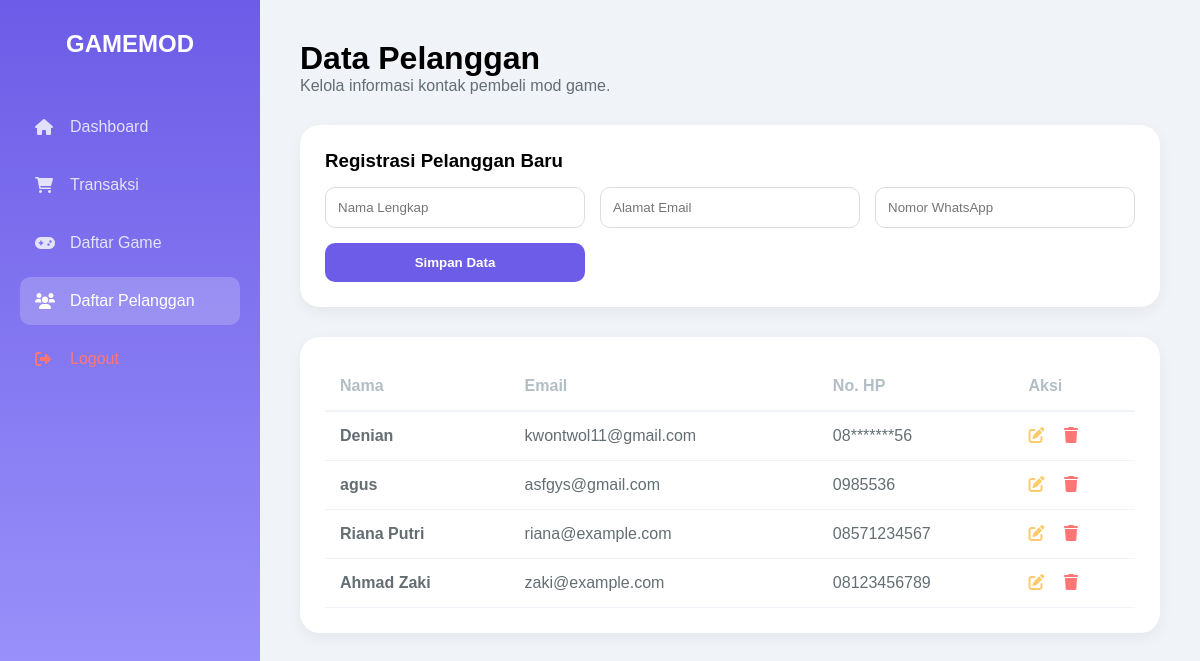
The app's page /pelanggan.php (signed in) with its own data.
### tables this page shows
CREATE TABLE `customers` (
  `id` int(11) NOT NULL,
  `nama_pelanggan` varchar(100) NOT NULL,
  `email` varchar(100) DEFAULT NULL,
  `nomor_hp` varchar(20) DEFAULT NULL,
  `total_order` int(11) DEFAULT '0',
  `join_date` timestamp NOT NULL DEFAULT CURRENT_TIMESTAMP
);

### pelanggan.php (the view, shortened to what this page needs)
<?php
include 'config.php';
$result = mysqli_query($conn, "SELECT * FROM customers ORDER BY id DESC");
?>
<!DOCTYPE html>
<html lang="id">
<head>
    <link rel="stylesheet" href="https://cdnjs.cloudflare.com/ajax/libs/font-awesome/6.0.0/css/all.min.css">
</head>
<body>
    <div class="sidebar">
        <h2>GAMEMOD</h2>
        <a href="dashboard.php"><i class="fas fa-home"></i> Dashboard</a>
        <a href="penjualan.php"><i class="fas fa-shopping-cart"></i> Transaksi</a>
        <a href="mod_list.php"><i class="fas fa-gamepad"></i> Daftar Game</a>
        <a href="pelanggan.php" class="active"><i class="fas fa-users"></i> Daftar Pelanggan</a>
        <a href="logout.php" style="color: #ff7675;"><i class="fas fa-sign-out-alt"></i> Logout</a>
</div>
    <div class="main-content">
        <div class="header">
            <h1>Data Pelanggan</h1>
            <p style="color: #636e72;">Kelola informasi kontak pembeli mod game.</p>
        </div>
        <div class="card">
            <h3 style="margin-bottom: 15px;">Registrasi Pelanggan Baru</h3>
            <form action="" method="POST" class="form-grid">
                <input type="text" name="nama_pelanggan" placeholder="Nama Lengkap" required>
                <input type="email" name="email" placeholder="Alamat Email" required>
                <input type="text" name="nomor_hp" placeholder="Nomor WhatsApp" required>
                <button type="submit" name="add_customer" class="btn-add">Simpan Data</button>
            </form>
        </div>
        <div class="card">
            <table>
                <thead>
                    <tr>
                        <th>Nama</th>
                        <th>Email</th>
                        <th>No. HP</th>
                        <th>Aksi</th>
                    </tr>
                </thead>
                <tbody>
                    <?php while($row = mysqli_fetch_assoc($result)): ?>
                    <tr>
                        <td><strong><?php echo $row['nama_pelanggan']; ?></strong></td>
                        <td><?php echo $row['email']; ?></td>
                        <td><?php echo $row['nomor_hp']; ?></td>
                        <td>
                            <a href="edit_pelanggan.php?id=<?php echo $row['id']; ?>" class="btn-edit"><i class="fas fa-edit"></i></a>
                            <a href="?delete=<?php echo $row['id']; ?>" class="btn-delete" onclick="return confirm('Hapus pelanggan ini?')"><i class="fas fa-trash"></i></a>
                        </td>
                    </tr>
                    <?php endwhile; ?>
                </tbody>
            </table>
        </div>
    </div>
</body>
</html>

### pelanggan.php (style rules this page uses)
:root { --primary: #6c5ce7; --bg: #f0f3f7; --sidebar-grad: linear-gradient(180deg, #6c5ce7 0%, #a29bfe 100%); }
* { margin: 0; padding: 0; box-sizing: border-box; font-family: 'Poppins', sans-serif; }
body { display: flex; background: var(--bg); min-height: 100vh; }
.sidebar { width: 260px; background: var(--sidebar-grad); color: white; padding: 30px 20px; display: flex; flex-direction: column; position: fixed; height: 100%; }
.sidebar h2 { text-align: center; margin-bottom: 40px; font-size: 24px; }
.sidebar a { color: rgba(255,255,255,0.8); text-decoration: none; padding: 15px; margin: 5px 0; border-radius: 10px; display: flex; align-items: center; transition: 0.3s; }
.sidebar a:hover, .sidebar a.active { background: rgba(255,255,255,0.2); color: white; }
.sidebar a i { margin-right: 15px; width: 20px; }
.main-content { margin-left: 260px; flex: 1; padding: 40px; }
.header { margin-bottom: 30px; }
.card { background: white; padding: 25px; border-radius: 20px; box-shadow: 0 5px 15px rgba(0,0,0,0.05); margin-bottom: 30px; }
.form-grid { display: grid; grid-template-columns: repeat(auto-fit, minmax(200px, 1fr)); gap: 15px; }
input { padding: 12px; border: 1px solid #ddd; border-radius: 10px; outline: none; }
.btn-add { background: var(--primary); color: white; border: none; padding: 12px; border-radius: 10px; cursor: pointer; font-weight: bold; }
table { width: 100%; border-collapse: collapse; }
th { text-align: left; padding: 15px; color: #b2bec3; border-bottom: 2px solid #f0f3f7; }
td { padding: 15px; border-bottom: 1px solid #f0f3f7; color: #636e72; }
.btn-edit { color: #fdcb6e; margin-right: 15px; text-decoration: none; }
.btn-delete { color: #ff7675; text-decoration: none; }

### records on screen
customers: nama_pelanggan "Denian", email "kwontwol11@gmail.com", nomor_hp "08*******56"
customers: nama_pelanggan "agus", email "asfgys@gmail.com", nomor_hp "0985536"
customers: nama_pelanggan "Riana Putri", email "riana@example.com", nomor_hp "08571234567"
customers: nama_pelanggan "Ahmad Zaki", email "zaki@example.com", nomor_hp "08123456789"
